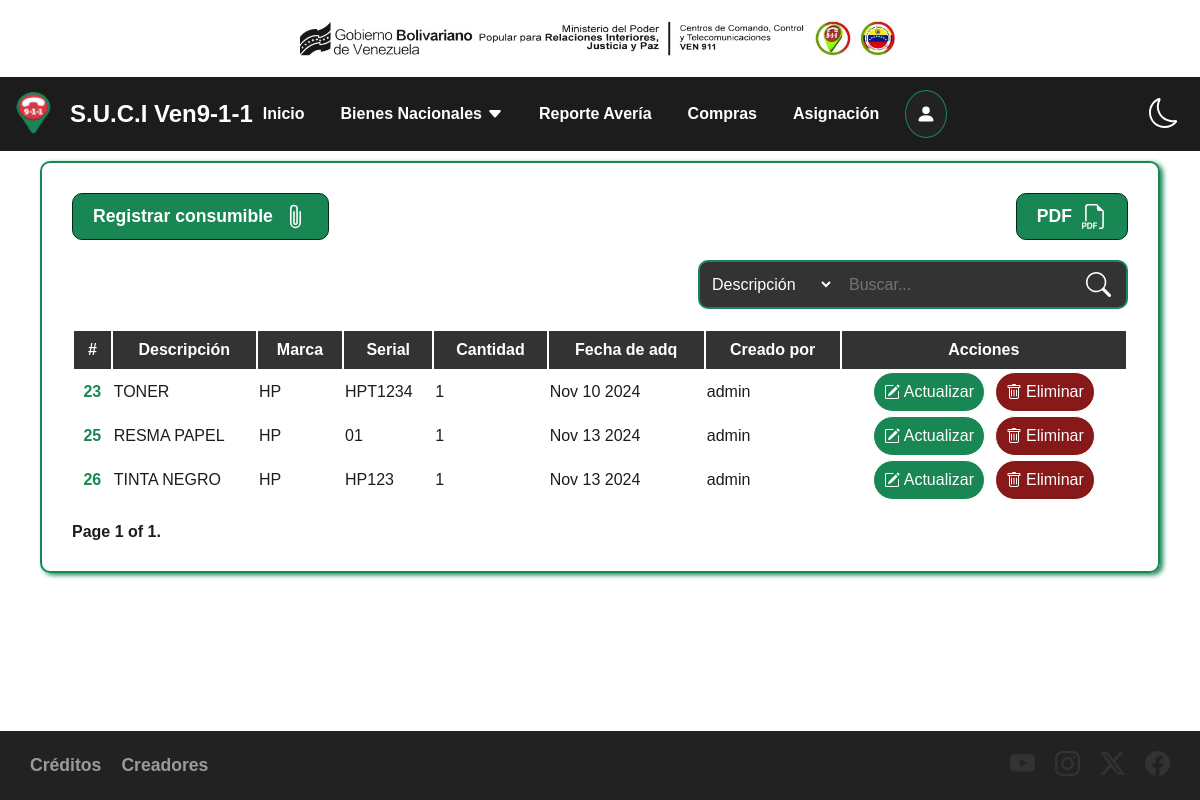
Page /bienes/consumible on the committed database.
### administracion/models.py (models this page shows, shortened)
class Articulo(models.Model):
    descripcion = models.TextField(max_length=255)
    marca = models.CharField(max_length=255, blank=True, null=True)
    modelo = models.CharField(max_length=255, blank=True, null=True)
    serial = models.CharField(max_length=255, blank=True, null=True)
    placa = models.CharField(max_length=255, blank=True, null=True)
    cantidad_combustible = models.IntegerField(blank=True, null=True)
    codigo_bn = models.CharField(max_length=255, blank=True, null=True)
    cantidad = models.IntegerField()
    tipo_articulo = models.ForeignKey(TipoArticulo, on_delete=models.CASCADE)
    condicion = models.ForeignKey(Condicion, on_delete=models.CASCADE)
    fecha_adq = models.DateField()
    asignado = models.BooleanField(default=False)
    user = models.ForeignKey(User, on_delete=models.CASCADE)
    created_at = models.DateTimeField(default=timezone.now)

### administracion/views.py (the view)
# urls.py: path('bienes/consumible', views.consumible, name='consumible'),
def consumible(request):
    consumible = Articulo.objects.filter(tipo_articulo=2)
    paginator = Paginator(consumible, 10)  # Show 10 per page.
    page_number = request.GET.get("page", 1)
    page_obj = paginator.get_page(page_number)
    return render(request, 'consumible/consumible.html', {
        'consumible': paginator.page(page_number),
        'page_obj': page_obj
    })

### administracion/templates/consumible/consumible.html (shortened to what this page needs)
{% extends 'base.html' %}
{% block content %}
    <main class="content">
        <div class="noPrint content-buttons">
            <div>
                <a href="{% url 'create_consumible' %}">
                    <span>Registrar consumible</span>
                    <svg xmlns="http://www.w3.org/2000/svg" width="25" height="25" fill="currentColor" class="bi bi-paperclip" viewBox="0 0 16 16">
                        <path d="M4.5 3a2.5 2.5 0 0 1 5 0v9a1.5 1.5 0 0 1-3 0V5a.5.5 0 0 1 1 0v7a.5.5 0 0 0 1 0V3a1.5 1.5 0 1 0-3 0v9a2.5 2.5 0 0 0 5 0V5a.5.5 0 0 1 1 0v7a3.5 3.5 0 1 1-7 0z"/>
                    </svg>
                </a>
            </div>
            <div>
                <a onclick="window.print()">
                    <span>PDF</span>
                </a>
            </div>
        </div>
        <div class="noPrint content-search">
            <form action="{% url 'search_consumible' %}" method="GET">
                <select name="option" id="option">
                    <option value="descripcion">Descripción</option>
                </select>
                <input name="q" type="search" placeholder="Buscar..." aria-label="Search">
                <svg xmlns="http://www.w3.org/2000/svg" width="25" height="25" fill="currentColor" class="bi bi-search" viewBox="0 0 16 16">
                    <path d="M11.742 10.344a6.5 6.5 0 1 0-1.397 1.398h-.001q.044.06.098.115l3.85 3.85a1 1 0 0 0 1.415-1.414l-3.85-3.85a1 1 0 0 0-.115-.1zM12 6.5a5.5 5.5 0 1 1-11 0 5.5 5.5 0 0 1 11 0"/>
                </svg>
            </form>
        </div>
        <table class="content-table">
            <thead>
                <tr>
                    <th scope="col">#</th>
                    <th scope="col">Descripción</th>
                    <th scope="col">Marca</th>
                    <th scope="col">Serial</th>
                    <th scope="col">Cantidad</th>
                    <th scope="col">Fecha de adq</th>
                    <th scope="col">Creado por</th>
                    <th class="noPrint" scope="col">Acciones</th>
                </tr>
            </thead>
            <tbody>
                {% for con in consumible %}
                <tr>
                    <th scope="row">{{ con.id }}</th>
                    <td>{{ con.descripcion }}</td>
                    <td>{{ con.marca }}</td>
                    <td>{{ con.serial }}</td>
                    <td>{{ con.cantidad }}</td>
                    <td>{{ con.fecha_adq|date:'M j Y'}}</td>
                    <td>{{ con.user }}</td>
                    <td class="noPrint">
                        <div>
                            <a href="{% url 'update_consumible' con.id %}">
                                Actualizar
                            </a>
                            <form action="{% url 'delete_consumible' con.id %}" method="POST">
                                <button>
                                    Eliminar
                                </button>
                            </form>
                        </div>
                    </td>
                </tr>
                {% endfor %}
            </tbody>
        </table>
        <div class="pagination">
            <span class="step-links">
                <span class="current">
                    Page {{ page_obj.number }} of {{ page_obj.paginator.num_pages }}.
                </span>
            </span>
        </div>
    </main>
{% endblock %}

### administracion/static/css/main.css (style rules this page uses)
:root { --grid-unit: 1rem; --border-radius-base: 0.5rem; }
[data-theme="light"] { --color-bg: #ffffff; --color-fg: #1c1c1c; }
body { background-color: var(--color-bg); color: var(--color-fg); margin: 0; font-family: sans-serif; }

### rows in the picture
Articulo: id "23", descripcion "TONER", marca "HP", serial "HPT1234", cantidad "1", fecha_adq "Nov 10 2024", user "admin"
Articulo: id "25", descripcion "RESMA PAPEL", marca "HP", serial "01", cantidad "1", fecha_adq "Nov 13 2024", user "admin"
Articulo: id "26", descripcion "TINTA NEGRO", marca "HP", serial "HP123", cantidad "1", fecha_adq "Nov 13 2024", user "admin"

### other values in the picture
{{ page_obj.number }} "1"
{{ page_obj.paginator.num_pages }} "1"
